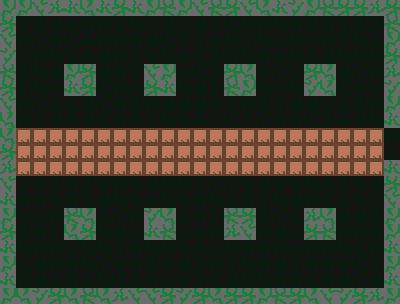

A 2D game scene composited from a Tiled map and its tileset images. What follows is a short description and the map's XML, with every tile layer's data as written:
An orthogonal 25x19 tile map with 16x16 px tiles, 2 tile layers (floor, walls) and 11 objects (4x player, 3x champion, 2x enemy, door, scout).

<map version="1.10" tiledversion="1.11.2" orientation="orthogonal" renderorder="right-down" width="25" height="19" tilewidth="16" tileheight="16" infinite="0" nextlayerid="6" nextobjectid="12">
 <properties>
  <property name="coins" type="int" value="12" />
  <property name="name" value="The Pillar Hall" />
 </properties>
 <tileset firstgid="1" source="tiles.tsx" />
 <layer id="1" name="floor" width="25" height="19">
  <data encoding="csv">
2147483656,5,8,1073741829,1073741832,2147483656,3221225477,8,1073741831,1073741832,7,3221225479,2147483656,3221225477,3221225477,2147483653,3221225477,3221225478,5,6,5,8,1073741830,6,3221225480,
2147483653,8,7,2147483653,2147483654,3221225477,1073741829,3221225478,5,3221225480,2147483653,3221225480,2147483653,6,2147483655,5,1073741829,5,3221225477,2147483653,3221225477,1073741831,7,7,1073741829,
2147483653,1073741829,3221225479,3221225477,2147483655,2147483654,1073741829,1073741829,3221225477,2147483653,2147483655,8,1073741831,2147483654,5,1073741831,5,3221225480,5,1073741830,1073741829,8,5,2147483654,1073741829,
6,3221225480,1073741829,5,1073741830,6,2147483653,1073741829,2147483656,1073741830,5,2147483654,8,7,3221225477,5,3221225477,2147483654,5,1073741832,2147483653,5,5,5,7,
6,7,5,2147483653,1073741829,7,2147483653,3221225477,8,1073741829,2147483655,2147483654,2147483655,2147483656,1073741832,2147483654,3221225478,3221225479,2147483656,3221225480,3221225477,2147483653,3221225479,1073741829,2147483653,
1073741829,1073741831,5,3221225478,3221225477,3221225477,2147483655,1073741829,6,3221225477,2147483653,5,2147483653,1073741831,8,7,5,1073741830,5,3221225480,8,2147483655,3221225478,1073741830,8,
7,1073741829,3221225479,3221225480,1073741832,2147483653,3221225479,3221225477,7,1073741829,2147483653,2147483653,2147483653,6,1073741830,1073741829,7,1073741831,2147483653,2147483653,2147483656,3221225480,7,1073741829,1073741829,
3221225477,1073741829,2147483656,2147483653,6,2147483653,1073741832,3221225477,6,2147483656,5,1073741830,2147483654,3221225480,2147483655,3221225480,3221225479,3221225477,3221225477,2147483655,7,2147483654,2147483653,5,6,
2147483655,9,9,9,9,9,9,9,9,9,9,9,9,9,9,9,9,9,9,9,9,9,9,9,1073741829,
2147483653,9,9,9,9,9,9,9,9,9,9,9,9,9,9,9,9,9,9,9,9,9,9,9,3221225480,
2147483653,9,9,9,9,9,9,9,9,9,9,9,9,9,9,9,9,9,9,9,9,9,9,9,1073741829,
2147483654,2147483656,3221225478,7,3221225477,7,3221225478,1073741829,1073741830,2147483653,5,5,2147483656,3221225479,3221225479,1073741830,2147483653,3221225478,1073741830,5,6,7,1073741830,2147483653,2147483653,
1073741831,3221225477,3221225477,1073741830,3221225477,1073741830,2147483653,5,1073741830,2147483654,5,1073741830,3221225477,5,3221225480,3221225477,1073741831,5,2147483653,1073741829,8,1073741832,1073741830,3221225480,3221225477,
1073741829,1073741830,3221225480,1073741829,5,3221225477,2147483654,3221225479,1073741829,2147483656,1073741831,1073741832,3221225477,1073741831,1073741829,1073741831,7,3221225479,1073741832,6,1073741829,2147483653,2147483653,7,2147483655,
1073741831,7,3221225477,1073741831,1073741830,3221225477,5,2147483653,3221225480,5,2147483653,3221225480,2147483654,1073741829,2147483653,2147483653,1073741829,2147483653,3221225480,1073741830,6,1073741829,1073741829,3221225477,1073741829,
2147483654,5,1073741829,1073741829,1073741830,5,5,1073741831,3221225477,5,5,1073741830,6,3221225480,5,3221225477,3221225477,1073741829,2147483654,1073741829,1073741829,5,1073741832,1073741829,3221225480,
1073741830,1073741832,2147483653,1073741829,3221225477,5,3221225479,3221225478,3221225477,7,6,2147483653,2147483656,1073741829,1073741831,5,3221225477,2147483653,1073741831,3221225477,3221225477,3221225478,2147483655,1073741831,7,
5,1073741829,2147483653,2147483654,3221225477,2147483654,5,2147483655,3221225480,3221225477,3221225480,1073741830,1073741831,8,2147483653,5,5,3221225477,3221225477,1073741832,3221225477,2147483653,3221225479,2147483653,1073741829,
2147483653,7,2147483653,1073741831,6,8,6,2147483653,3221225479,5,2147483653,1073741829,2147483653,5,7,2147483653,7,3221225477,2147483654,2147483654,3221225478,5,3221225478,2147483653,5
</data>
 </layer>
 <layer id="2" name="walls" width="25" height="19">
  <data encoding="csv">
3,3,4,2,2147483650,2147483651,2147483650,1,2147483650,3,2147483649,3,4,2147483649,1,4,2147483651,2147483650,2147483652,3,2147483649,1,1,2,1,
1,0,0,0,0,0,0,0,0,0,0,0,0,0,0,0,0,0,0,0,0,0,0,0,2147483649,
4,0,0,0,0,0,0,0,0,0,0,0,0,0,0,0,0,0,0,0,0,0,0,0,3,
2147483652,0,0,0,0,0,0,0,0,0,0,0,0,0,0,0,0,0,0,0,0,0,0,0,1,
2147483649,0,0,0,3,1,0,0,0,4,3,0,0,0,1,2147483651,0,0,0,1,2147483651,0,0,0,2,
1,0,0,0,2147483650,1,0,0,0,1,2147483650,0,0,0,2147483649,3,0,0,0,2147483652,2147483651,0,0,0,2147483652,
4,0,0,0,0,0,0,0,0,0,0,0,0,0,0,0,0,0,0,0,0,0,0,0,3,
2147483651,0,0,0,0,0,0,0,0,0,0,0,0,0,0,0,0,0,0,0,0,0,0,0,2147483650,
2147483651,0,0,0,0,0,0,0,0,0,0,0,0,0,0,0,0,0,0,0,0,0,0,0,0,
1,0,0,0,0,0,0,0,0,0,0,0,0,0,0,0,0,0,0,0,0,0,0,0,0,
2,0,0,0,0,0,0,0,0,0,0,0,0,0,0,0,0,0,0,0,0,0,0,0,2147483650,
4,0,0,0,0,0,0,0,0,0,0,0,0,0,0,0,0,0,0,0,0,0,0,0,1,
2147483650,0,0,0,0,0,0,0,0,0,0,0,0,0,0,0,0,0,0,0,0,0,0,0,4,
3,0,0,0,2147483649,2147483651,0,0,0,2147483652,2147483651,0,0,0,2147483649,1,0,0,0,2,2147483651,0,0,0,3,
1,0,0,0,2147483651,1,0,0,0,2147483650,2147483649,0,0,0,2,4,0,0,0,1,2147483649,0,0,0,3,
2147483650,0,0,0,0,0,0,0,0,0,0,0,0,0,0,0,0,0,0,0,0,0,0,0,2147483650,
3,0,0,0,0,0,0,0,0,0,0,0,0,0,0,0,0,0,0,0,0,0,0,0,3,
2147483650,0,0,0,0,0,0,0,0,0,0,0,0,0,0,0,0,0,0,0,0,0,0,0,2147483650,
3,2147483651,2147483652,1,2147483651,2147483649,2147483651,2,4,4,1,2147483652,1,2147483651,1,1,3,2147483649,1,2147483651,4,2147483652,1,2,3
</data>
 </layer>
 <objectgroup id="3" name="doors">
  <object id="1" name="door" x="368" y="128" width="32" height="32">
   <properties>
    <property name="destination" value="level6" />
   </properties>
  </object>
 </objectgroup>
 <objectgroup id="4" name="spawn points">
  <object id="2" name="player" x="32" y="128">
   <point />
  </object>
  <object id="3" name="player" x="32" y="176">
   <point />
  </object>
  <object id="4" name="player" x="80" y="128">
   <point />
  </object>
  <object id="5" name="player" x="80" y="176">
   <point />
  </object>
  <object id="6" name="enemy" type="scout" x="192" y="32">
   <point />
  </object>
  <object id="7" name="enemy" x="192" y="272">
   <point />
  </object>
  <object id="8" name="enemy" type="champion" x="352" y="32">
   <point />
  </object>
  <object id="9" name="enemy" x="352" y="272">
   <point />
  </object>
 </objectgroup>
 <objectgroup id="5" name="enemies">
  <object id="10" name="knight" type="champion" x="320" y="128">
   <point />
  </object>
  <object id="11" name="knight" type="champion" x="320" y="176">
   <point />
  </object>
 </objectgroup>
</map>
